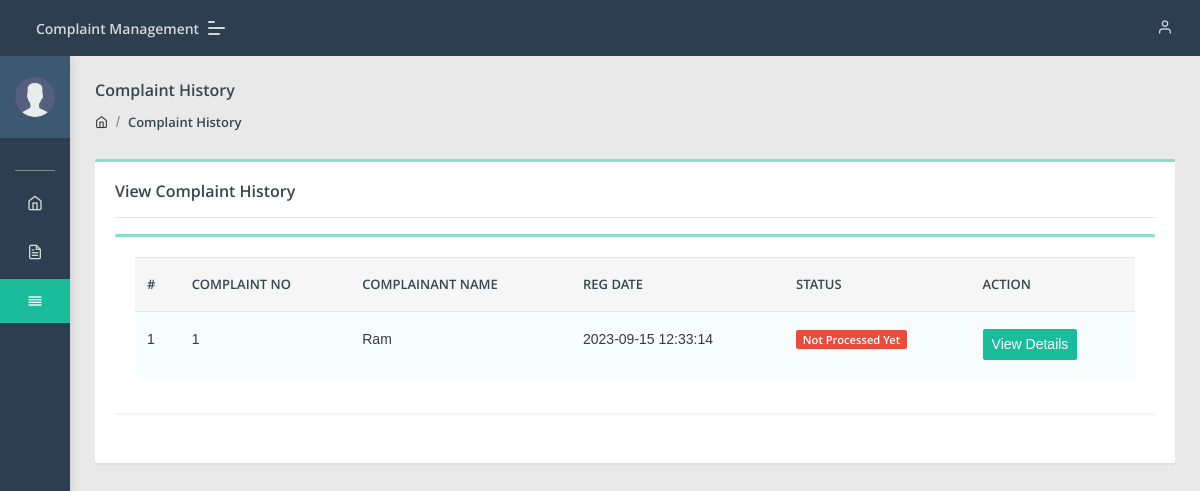
The page /cms/user/complaint-history.php (signed in) on the database its author committed.
### tables this page shows
CREATE TABLE `users` (
  `id` int(11) NOT NULL,
  `fullName` varchar(255) DEFAULT NULL,
  `userEmail` varchar(255) DEFAULT NULL,
  `password` varchar(255) DEFAULT NULL,
  `contactNo` bigint(11) DEFAULT NULL,
  `address` tinytext DEFAULT NULL,
  `Area` varchar(255) DEFAULT NULL,
  `country` varchar(255) DEFAULT NULL,
  `pincode` int(6) DEFAULT NULL,
  `userImage` varchar(255) DEFAULT NULL,
  `regDate` timestamp NOT NULL DEFAULT current_timestamp(),
  `updationDate` timestamp NULL DEFAULT NULL,
  `status` int(1) DEFAULT NULL
);

CREATE TABLE `tblcomplaints` (
  `complaintNumber` int(11) NOT NULL,
  `userId` int(11) DEFAULT NULL,
  `category` int(11) DEFAULT NULL,
  `subcategory` varchar(255) DEFAULT NULL,
  `complaintType` varchar(255) DEFAULT NULL,
  `Area` varchar(255) DEFAULT NULL,
  `noc` varchar(255) DEFAULT NULL,
  `complaintDetails` mediumtext DEFAULT NULL,
  `complaintFile` varchar(255) DEFAULT NULL,
  `regDate` timestamp NULL DEFAULT current_timestamp(),
  `status` varchar(50) DEFAULT NULL,
  `lastUpdationDate` timestamp NULL DEFAULT NULL ON UPDATE current_timestamp()
);

### cms/user/complaint-history.php (the view, shortened to what this page needs)
<?php
include('include/config.php');
if(strlen($_SESSION['id'])==0)
    {
header('location:index.php');
}
else{
?>
<!DOCTYPE html>
<html lang="en">
<head>
    <link rel="stylesheet" href="../admin/assets/css/style.css">
</head>
<body class="">
	<?php include('include/sidebar.php');?>
	<?php include('include/header.php');?>
<section class="pcoded-main-container">
    <div class="pcoded-content">
        <div class="page-header">
            <div class="page-block">
                <div class="row align-items-center">
                    <div class="col-md-12">
                        <div class="page-header-title">
                            <h5 class="m-b-10">Complaint History</h5>
                        </div>
                        <ul class="breadcrumb">
                            <li class="breadcrumb-item"><a href="dashboard.php"><i class="feather icon-home"></i></a></li>
                            <li class="breadcrumb-item"><a href="complaint-history.php">Complaint History</a></li>
                        </ul>
                    </div>
                </div>
            </div>
        </div>
        <div class="row">
            <div class="col-sm-12">
                <div class="card">
                    <div class="card-body">
                        <h5>View Complaint History</h5>
                        <hr>
                      <div class="row">
                            <div class="col-xl-12">
                <div class="card">
                    <div class="card-body table-border-style">
                        <div class="table-responsive">
                            <table class="table table-striped">
                                <thead>
                                        <tr><th>#</th>
											<th>Complaint No</th>
											<th>Complainant Name</th>
											<th>Reg Date</th>
											<th>Status</th>
											<th>Action</th>
										</tr>
                                </thead>
                                <tbody>
                                    <?php
$uid=$_SESSION['id'];
$query=mysqli_query($con,"select tblcomplaints.*,users.fullName as name from tblcomplaints join users on users.id=tblcomplaints.userId where tblcomplaints.userId='$uid'");
$cnt=1;
while($row=mysqli_fetch_array($query))
{
?>
                                        <tr>
                                            <td><?php echo htmlentities($cnt);?></td>
                                            <td><?php echo htmlentities($row['complaintNumber']);?></td>
                                            <td><?php echo htmlentities($row['name']);?></td>
                                            <td> <?php echo htmlentities($row['regDate']);?></td>
                                             <td>
                                                <?php $status=$row['status'];
                                                if($status==''): ?>
                                                <span class="badge badge-danger">Not Processed Yet</span>
                                            <?php elseif($status=='in process'):?>
                                             <span class="badge badge-warning">In Process</span>
                                         <?php elseif($status=='closed'):?>
                                             <span class="badge badge-success">Closed</span>
                                         <?php endif;?>
</td>
<td>   <a href="complaint-details.php?cid=<?php echo htmlentities($row['complaintNumber']);?>" class="btn btn-primary btn-sm"> View Details</a>
											</td>
                                        </tr>
                                        <?php $cnt=$cnt+1; } ?>
                                </tbody>
                            </table>
                        </div>
                    </div>
                </div>
            </div>
                        </div>
                    </div>
                </div>
            </div>
        </div>
    </div>
</section>
</body>
</html>
<?php } ?>

### cms/user/include/sidebar.php (shortened to what this page needs)
	<nav class="pcoded-navbar  ">
		<div class="navbar-wrapper  ">
			<div class="navbar-content scroll-div " >
				<div class="">
					<div class="main-menu-header">
						<?php
$id=intval($_SESSION["id"]);
$query=mysqli_query($con,"select * from users where id='$id'");
while($row=mysqli_fetch_array($query))
{
?>
						<img class="img-radius" src="../admin/assets/images/user/user.png" alt="User-Profile-Image">
						<div class="user-details">
						</div><?php } ?>
					</div>
				</div>
				<ul class="nav pcoded-inner-navbar ">
					<li class="nav-item pcoded-menu-caption">
					</li>
					<li class="nav-item">
					    <a href="dashboard.php" class="nav-link "><span class="pcoded-micon"><i class="feather icon-home"></i></span><span class="pcoded-mtext">Dashboard</span></a>
					</li>
					<li class="nav-item">
					    <a href="register-complaint.php" class="nav-link "><span class="pcoded-micon"><i class="feather icon-file-text"></i></span><span class="pcoded-mtext">Lodge Complaint</span></a>
					</li>
					<li class="nav-item">
					    <a href="complaint-history.php" class="nav-link "><span class="pcoded-micon"><i class="feather icon-align-justify"></i></span><span class="pcoded-mtext">Complaint History</span></a>
					</li>
				</ul>
			</div>
		</div>
	</nav>

### rows shown on the page
tblcomplaints: complaintNumber "1", userId.fullName "Ram", regDate "2023-09-15 12:33:14"
